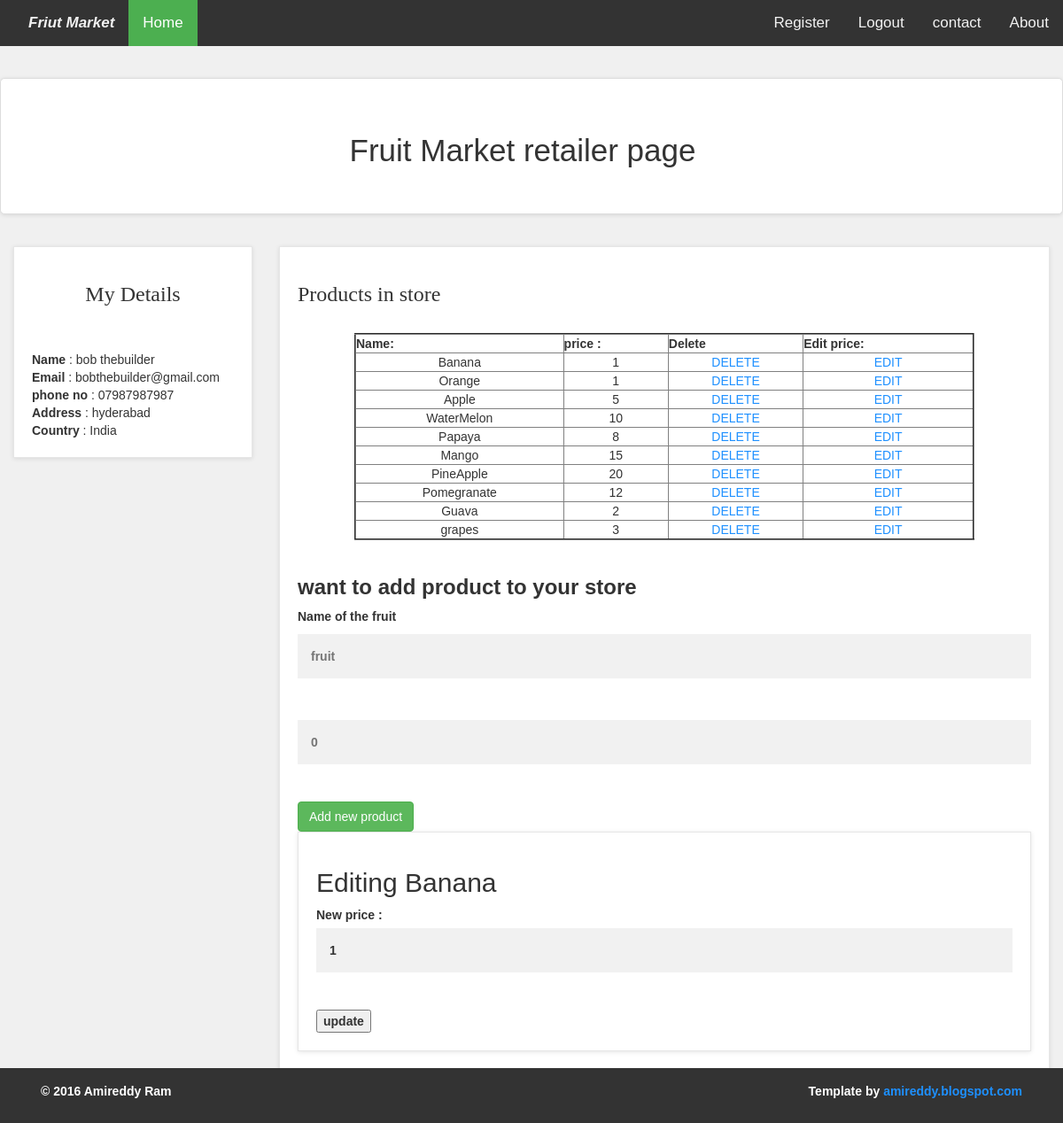
The app's page /Fruit_Market/retailers/seller_account.php?edit=1 (signed in) with its own data.
### tables this page shows
CREATE TABLE `retailer` (
  `ret_id` int(11) NOT NULL,
  `ret_fname` varchar(255) NOT NULL,
  `ret_lname` varchar(255) NOT NULL,
  `ret_email` varchar(255) NOT NULL,
  `ret_pass` varchar(255) NOT NULL,
  `ret_contact` varchar(255) NOT NULL,
  `ret_address` varchar(255) NOT NULL
);

CREATE TABLE `products` (
  `product_id` int(11) NOT NULL,
  `product_name` varchar(255) NOT NULL,
  `product_price` float NOT NULL,
  `ret_id` int(11) NOT NULL,
  `date` date NOT NULL
);

### Fruit_Market/retailers/seller_account.php (the view, shortened to what this page needs)
<?php
include("../includes/db.php");
?>
<!DOCTYPE html>
<html>
<head>
    <link href="../styles/bootstrap.min.css" rel="stylesheet">
    <link href="../styles/style.css" rel="stylesheet">
</head>
<body style="background-color:#f0f0f0" >
<div class="topnav" style="padding-left:16px">
        <i ><b><a href="index.php" id="navids" style="font-size: 17px;">Friut Market</a></i></b>
        <a class="active" href="../index.php">Home</a>
<div style="float:right;">
  <a href="../register.php">Register</a>
  <?php
    if(!isset($_SESSION['email']))
    {
        echo '<a href="../login.php">Login</a>';
    }
    else
    {
        echo '<a href="../logout.php">Logout</a>';
    }
?>
  <a href="#about">contact</a>
  <a href="#about">About</a>
</div>
</div>
<div style="padding-left:16px" align="center" style="width:60%; height:0px; background-color: lightblue" class="panel panel-default panel-body emp-profile"><br>
<p style="font-size:35px;" align="center">Fruit Market retailer page</p>
</div>
<div class="col-md-3 ">
<div class="box">
<strong><h3 align="center" style="font-family:verdana;">My Details</h3></strong><br><br>
    <?php
    $email=$_SESSION['email'];
    $info="select * from retailer where ret_email='$email'";
    $run_info=mysqli_query($con,$info);
    $run_ret=mysqli_fetch_array($run_info);
    $fname=$run_ret['ret_fname'] ;
    $lname=$run_ret['ret_lname'];
    $email=$run_ret['ret_email'];
    $contact=$run_ret['ret_contact'];
    $address=$run_ret['ret_address'];
    echo "
<b>Name </b>     : $fname $lname<br>
<b>Email </b>    : $email<br>
<b>phone no</b>  : $contact<br>
<b>Address </b>  : $address<br>
<b>Country </b>  : India<br>"
    ?>
</div>
</div>
<div class="col-md-9" >
<div class="box" >
<?php
echo" <strong><h3 style='font-family:verdana;'>Products in store</h3></strong><br>
<table width='700' border='2' bgcolor='pink' align='center' >
    <tr align=center>
    <th><b> Name:</b></th>
    <th><b> price :</b></th>
    <th><b> Delete </b></th>
    <th><b> Edit price:</b></th>
    </tr>
" ;
$ret_id=$run_ret['ret_id'];
$ret_prod="select * from products where ret_id='$ret_id'";
$prod_run=mysqli_query($con,$ret_prod);
while($prod=mysqli_fetch_array($prod_run)){
    $pname=$prod['product_name'];
    $pprice=$prod['product_price'];
    $product_id=$prod['product_id'];
    echo "
    <tr align=center>
    <td>$pname</td>
    <td>$pprice</td>
    <td><a href='seller_account.php?del=$product_id'>DELETE</a></td>
    <td><a href='seller_account.php?edit=$product_id'>EDIT</a></td>
    </tr>
    ";
}
echo"</table>";
echo " <br>
<h3><b>want to add product to your store<b></h3><div >
<form action='' method='post' enctype='multupart/form-date'>
<label for='name'>Name of the fruit</label><br>
<input type='text' name='nname' placeholder ='fruit' required><br> <br>
<input type='text' name='nprice' placeholder =0 required ><br> <br>
<button type='submit' class='btn btn-success' name='add'>Add new product</button>
</form>";
    if(isset($_GET['edit'])){
        $edit_id=$_GET['edit'];
        $get_user="select * from products where product_id='$edit_id' and date < CURDATE() ";
        $run_edit=mysqli_query($con,$get_user);
        if(mysqli_num_rows($run_edit)==1){
        $row_user=mysqli_fetch_array($run_edit);
        $prod_name=$row_user['product_name'];
        $product_price=$row_user['product_price'];
        echo  "<div class='box'>
            <h2>Editing $prod_name</h2>
            <form action='' method='post' enctype='multupart/form-date'>
                <b> New price :</b> <input type='text' name='price' value='$product_price'><br> <br>
            <input type='submit' name='update' value='update'>
            </form>
            </div>
        ";
        }
        else
        echo "<script>alert('You cannot edit more than once a day')</script>";
    }
?>
</div>
</div>
</body>
</html>
<?php
include('../includes/footer.php');
?>

### Fruit_Market/styles/style.css (style rules this page uses)
body { margin: 0; font-family: Arial, Helvetica, sans-serif; color: #333333; background-color: #f0f0f0; }
.topnav { overflow: hidden; background-color: #333; }
.topnav a { float: left; color: #f2f2f2; text-align: center; padding: 14px 16px; text-decoration: none; font-size: 17px; }
.topnav a.active { background-color: #4CAF50; color: white; }
* { box-sizing: border-box; }
input[type=text], input[type=password] { width: 100%; padding: 15px; margin: 5px 0 22px 0; display: inline-block; border: none; background: #f1f1f1; }
a { color: dodgerblue; }
.box { background: #fff; margin: 0 0 30px; border: solid 1px #e6e6e6; box-sizing: border-box; padding:20px; box-shadow: 0 1px 5px rgba(0, 0, 0, 0.1); }

### Fruit_Market/retailers/seller_account.php (style rules this page uses)
.emp-profile { padding: 3%; margin-top: 3%; margin-bottom: 3%; border-radius: 0.5rem; background-color: white; box-shadow: 0 1px 5px rgba(0, 0, 0, 0.1); }
.box { background: #fff; margin: 0 0 30px; border: solid 1px #e6e6e6; box-sizing: border-box; padding:20px; box-shadow: 0 1px 5px rgba(0, 0, 0, 0.1); }

### records on screen
retailer: ret_fname "bob", ret_lname "thebuilder", ret_email "bobthebuilder@gmail.com", ret_contact "07987987987", ret_address "hyderabad"
products: product_name "Banana", product_price "1", price "1"
products: product_name "Orange", product_price "1"
products: product_name "Apple", product_price "5"
products: product_name "WaterMelon", product_price "10"
products: product_name "Papaya", product_price "8"
products: product_name "Mango", product_price "15"
products: product_name "PineApple", product_price "20"
products: product_name "Pomegranate", product_price "12"
products: product_name "Guava", product_price "2"
products: product_name "grapes", product_price "3"
